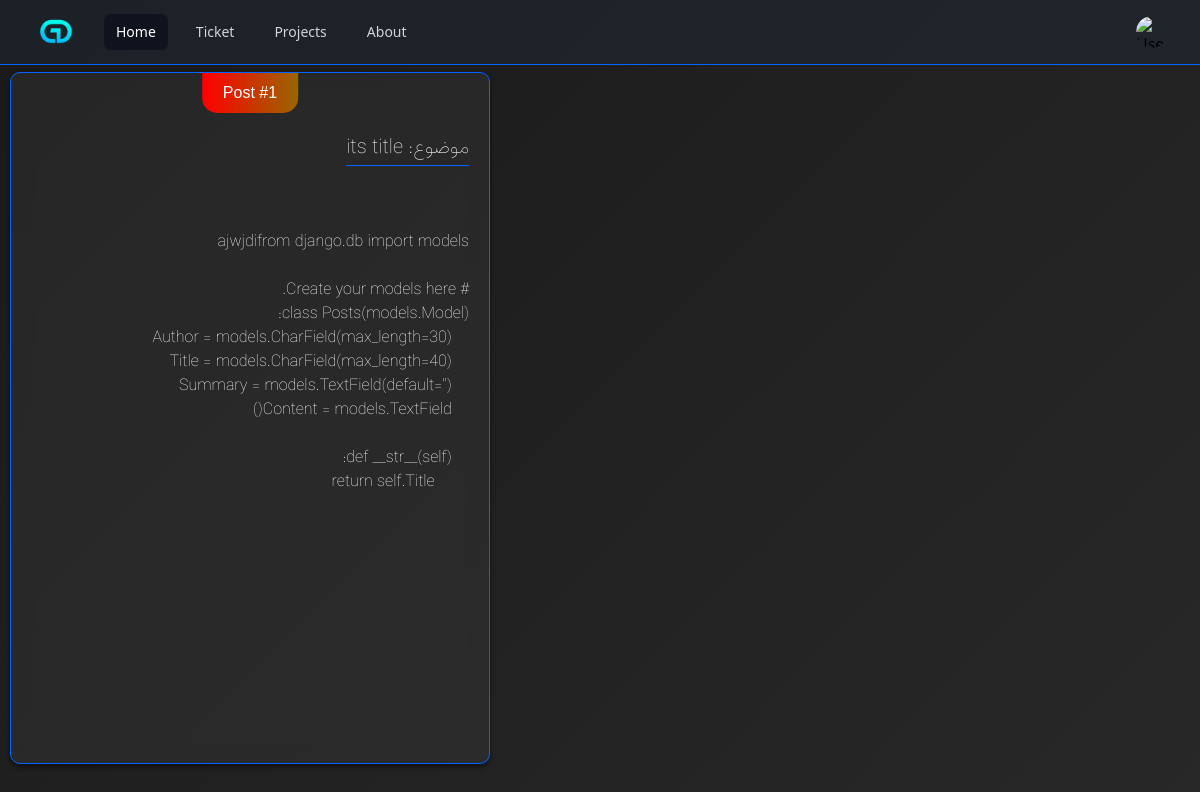
The app's page /post/1/ with its own data.
### Homepage/models.py (models this page shows, shortened)
class PostsModel(models.Model):
    Author = models.CharField(max_length=30)
    Title = models.CharField(max_length=40)
    Summary = models.TextField(default='')
    Content = models.TextField()

### Posts/views.py (the view)
# urls.py: path('post/', include('Posts.urls'))
class Posts(View):
    def get(self, request, id):
        obj = get_object_or_404(PostsModel, id=id)
        return render(request, 'Posts.html', {'obj':obj})

### Posts/templates/Posts.html (shortened to what this page needs)
{% extends "Base.html" %}
{% load static %}
{% block head %}{% include "Navbar.html" %}{% endblock head %}
{% block body %}
<div class="card">
  <header>Post #{{ obj.id }}</header>
  <p class="title">موضوع: {{ obj.Title }}</p>
  <p class="content">{{ obj.Content }}</p>
</div>
{% endblock body %}

### records on screen
PostsModel: id "1", Title "its title", Content "ajwjdifrom django.db import models # Create your models here. class Posts(models.Model): Author = models.CharField(max_length=30) Title = models.CharField(max_length=40) Summary = models.TextField(default='') Content = models.TextField() def __str__(self): return self.Title"
